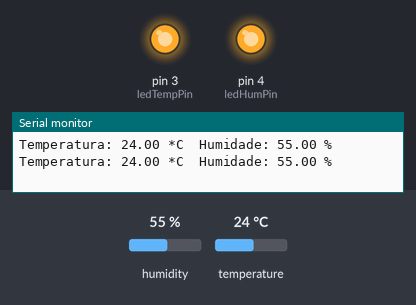
Simulated run of this sketch. Board: Arduino Uno, built with avr-gcc and run on an emulated ATmega328P. Shown: output pins drawn as LEDs (lit = HIGH), the last lines printed to the serial monitor. Inputs (shaded band) come from the test bench; at power-on: humidity 55 %, temperature 24 °C.

Above: at 2.8 s.
2.9 s: humidity set to 58 %
5.6 s: humidity set to 61 %
At 7.0 s:
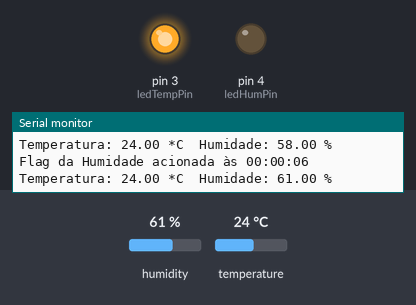
8.3 s: temperature set to 27 °C
11.3 s: temperature set to 30 °C
At 12.5 s:
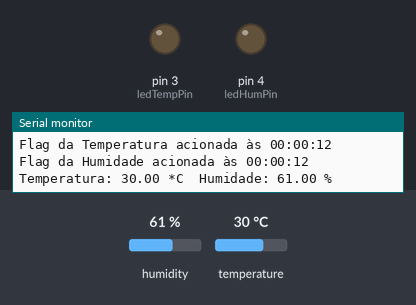
14.0 s: humidity set to 22 %
At 14.7 s:
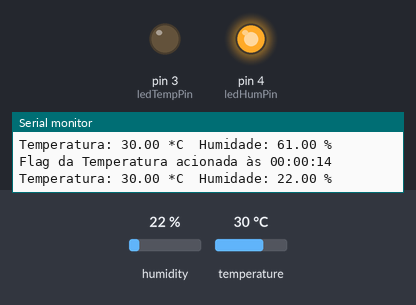
16.7 s: humidity set to 68 %
At 19.7 s:
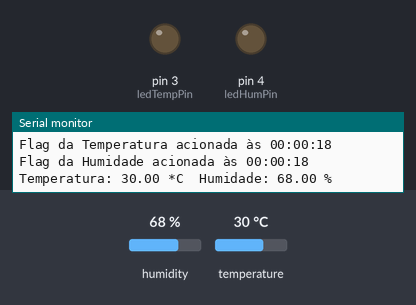
Timing chart, 0 to 20.9 s (numbered marks = the images above; inputs shaded):
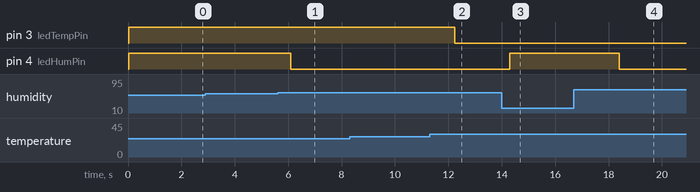

Measured:
- the behaviour switches between 59 and 60 % on humidity (found by bisection; images 0 and 1)
- the behaviour switches between 28 and 29 °C on temperature (found by bisection; images 1 and 2)
- after the input at 5.6 s, pin 4 (ledHumPin): HIGH → LOW after 0.50 s
- after the input at 11.3 s, pin 3 (ledTempPin): HIGH → LOW after 0.94 s
- after the input at 14.0 s, pin 4 (ledHumPin): LOW → HIGH after 0.30 s
- after the input at 16.7 s, pin 4 (ledHumPin): HIGH → LOW after 1.7 s

The sketch:

sketch_rp.ino
```cpp
#include <DHT.h>

#define DHTPIN 2     // Pino onde o sensor está ligado
#define DHTTYPE DHT11 // Tipo do sensor DHT11

DHT dht(DHTPIN, DHTTYPE);

int ledTempPin = 3; // Pino do LED da temperatura
int ledHumPin = 4;  // Pino do LED da humidade

float initialTemp;
float initialHum;

unsigned long startMillis;  // Armazena o tempo desde o início do programa

void setup() {
  Serial.begin(9600);
  dht.begin();

  pinMode(ledTempPin, OUTPUT);
  pinMode(ledHumPin, OUTPUT);

  // Leitura inicial
  initialTemp = dht.readTemperature();
  initialHum = dht.readHumidity();

  // Inicia o contador de tempo
  startMillis = millis();
}

void loop() {
  float currentTemp = dht.readTemperature();
  float currentHum = dht.readHumidity();

  // Verifica se a leitura é válida
  if (isnan(currentTemp) || isnan(currentHum)) {
    Serial.println("Falha ao ler do sensor DHT!");
    return;
  }

  // Calcula o tempo decorrido
  unsigned long elapsedMillis = millis() - startMillis;
  unsigned long seconds = (elapsedMillis / 1000) % 60;
  unsigned long minutes = (elapsedMillis / 60000) % 60;
  unsigned long hours = (elapsedMillis / 3600000);

  // Marcar flags
  if (currentTemp >= initialTemp + 5) {
    Serial.print("Flag da Temperatura acionada às ");
    printTime(hours, minutes, seconds);
  }
  if (currentHum >= initialHum + 5) {
    Serial.print("Flag da Humidade acionada às ");
    printTime(hours, minutes, seconds);
  }

  // Controlo do LED de temperatura
  if (currentTemp >= initialTemp + 5) {
    digitalWrite(ledTempPin, LOW); // Acende o LED
  } else {
    digitalWrite(ledTempPin, HIGH); // Apaga o LED
  }

  // Controle do LED de humidade
  if (currentHum >= initialHum + 5) {
    digitalWrite(ledHumPin, LOW); // Acende o LED
  } else {
    digitalWrite(ledHumPin, HIGH); // Apaga o LED
  }

  // Exibe os valores no Monitor
  Serial.print("Temperatura: ");
  Serial.print(currentTemp);
  Serial.print(" *C\t");
  Serial.print("Humidade: ");
  Serial.print(currentHum);
  Serial.println(" %");

  delay(2000); // Espera 2 segundos antes da próxima leitura
}

// Função para exibir o tempo formatado
void printTime(unsigned long hours, unsigned long minutes, unsigned long seconds) {
  if (hours < 10) Serial.print("0");
  Serial.print(hours);
  Serial.print(":");
  if (minutes < 10) Serial.print("0");
  Serial.print(minutes);
  Serial.print(":");
  if (seconds < 10) Serial.print("0");
  Serial.println(seconds);
}
```
